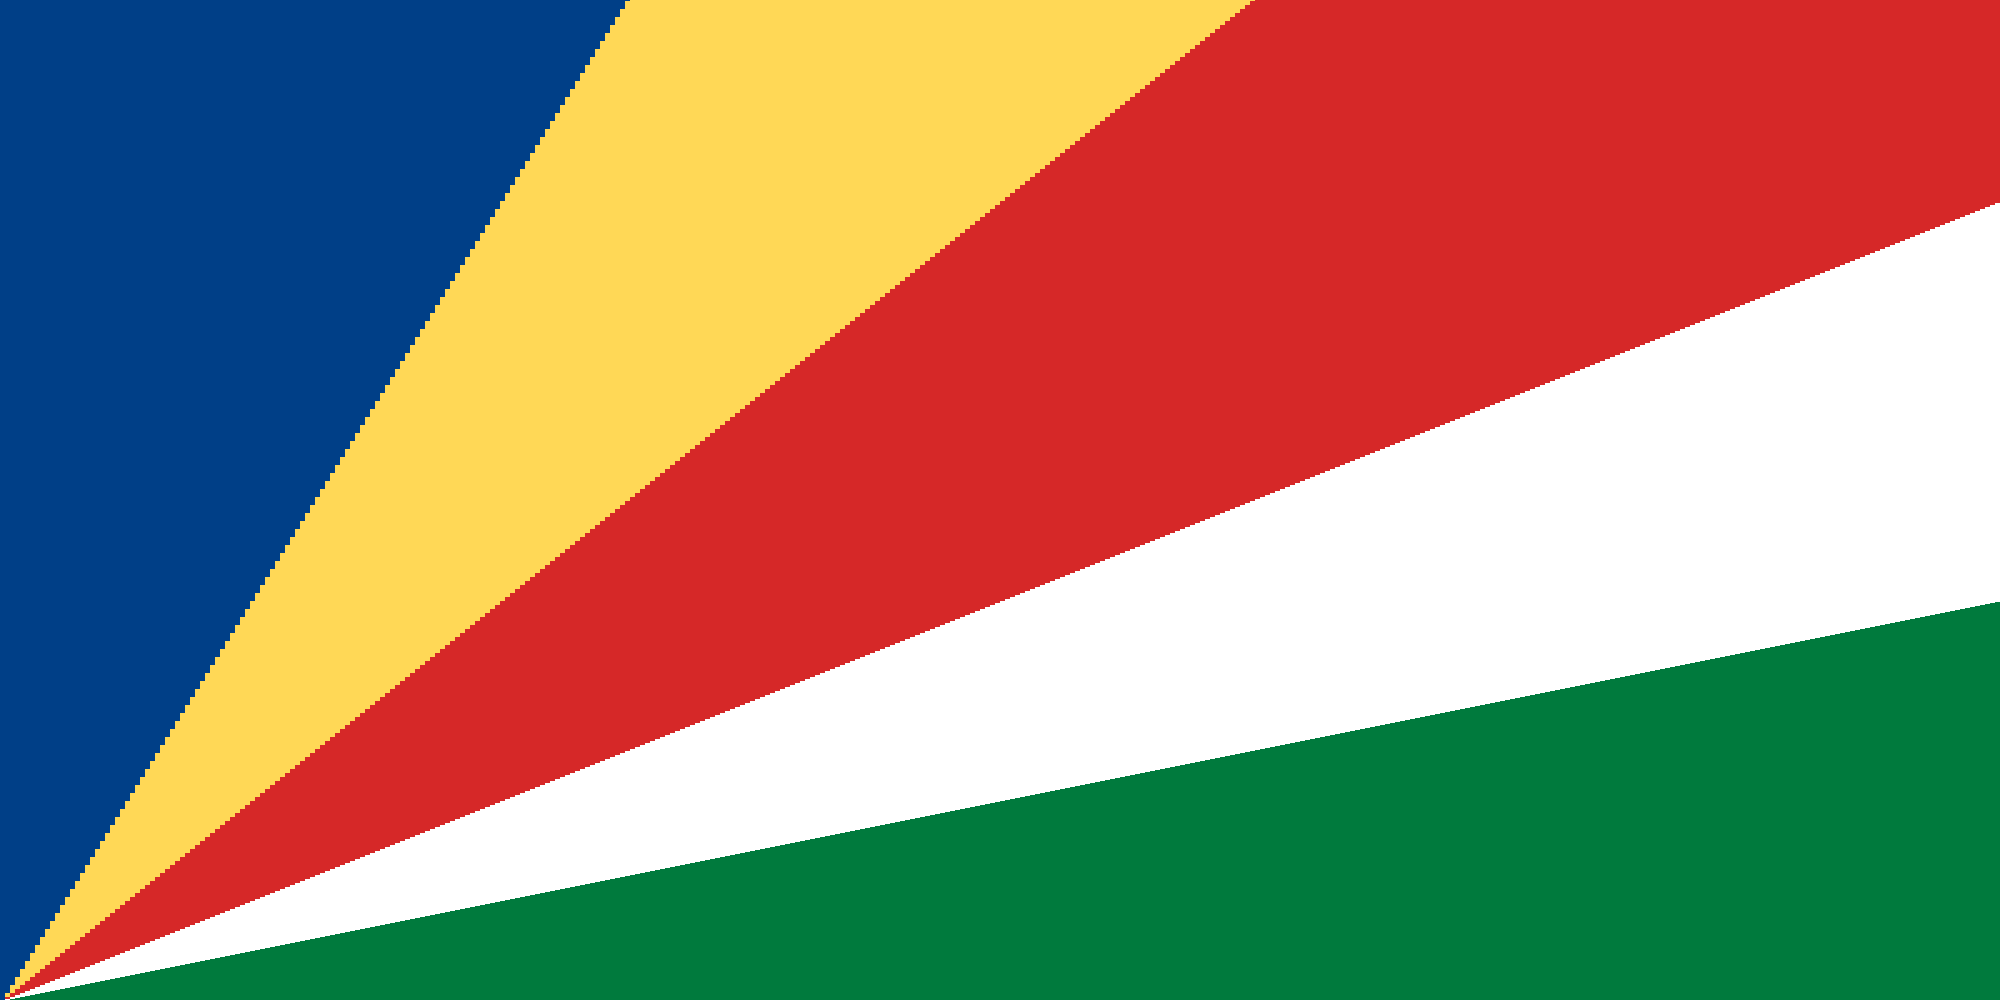

Write the Python code that produced this figure.
#!/usr/bin/env python2
# -*- coding: utf-8 -*-
"""
Created on Wed Sep 18 15:34:34 2019

@author: abecassist
"""

import numpy as np
import matplotlib.pyplot as plt
import matplotlib.image as mpg

bleu= np.array([0, 63, 135], dtype = np.uint8)
jaune= np.array([255, 216, 86], dtype = np.uint8)
vert= np.array([0, 122, 61], dtype = np.uint8)
rouge = np.array([214, 40, 40], dtype = np.uint8)

# Initialisation de l'image. On pourrait aussi creer les 3 plans R, V, B
# et les empiler ensuite avec la fonction stack.
seychelle = 255*np.ones((1000, 2000, 3), dtype = np.uint8)
#
# Creation des matrices d'indices lignes et colonnes (deja vu)
I, J = np.meshgrid(\
                    np.arange(1000, dtype=np.int64),\
                    np.arange(2000, dtype = np.int64),\
                    indexing = 'ij')
#
# Affectation des couleurs en respectant les conditions :
seychelle[:,:,:]=vert
seychelle[1000-(J/5)>=I] = np.array([255, 255, 255], dtype = np.uint8)
seychelle[1000-(J/5)*2>=I] = rouge
seychelle[1000-(J/5)*4>=I] = jaune
seychelle[1000-(J/5)*8>=I] = bleu




#
# Voila le resultat :
plt.imshow(seychelle)
plt.show() # inutile en interactif
#
# ca merite une sauvegarde :
mpg.imsave('seychelle.png', seychelle)
